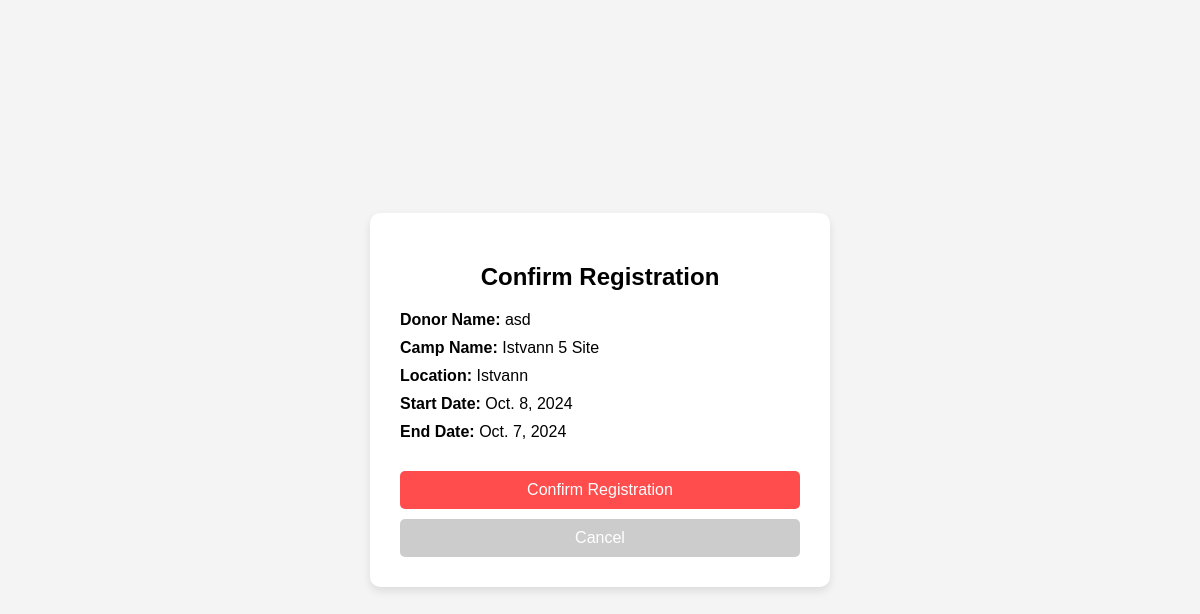
Page /registerCamp/1/ (signed in) on the committed database.
### mini/models.py (models this page shows, shortened)
class Donor(models.Model):
    name = models.CharField(max_length=50,blank=False)
    id = models.IntegerField(primary_key=True,blank=False)
    passwrd = models.CharField(blank=False,max_length=225,default=make_password('LUPERCAL'))
    dob = models.DateField(blank=False)
    weight = models.IntegerField()
    height = models.IntegerField()
    addr = models.CharField(max_length=225)
    blood_type = models.CharField(max_length=3,choices=blood,blank=False)

class Camp(models.Model):
    name = models.CharField(max_length=50,blank=False)
    id = models.IntegerField(primary_key=True,blank=False)
    addr = models.CharField(max_length=225,blank=False)
    loc = models.CharField(max_length=225,blank=False)
    owned = models.ForeignKey(to=Admin,on_delete=models.CASCADE)
    start = models.DateField(blank=False)
    end = models.DateField(blank=False)

### mini/views.py (the view)
# urls.py: path('registerCamp/<int:id>/',views.donor_reg,name='donor_reg'),
def donor_reg(req,id):
    curr_user = req.session.get('user',None)
    curr_camp = models.Camp.objects.filter(id=id)
    if curr_user is None or len(curr_camp)<1: return redirect(reverse('home',kwargs={'error':'Must be logined in'}))
    user = models.Donor.objects.filter(id=curr_user)[0]
    curr_camp=curr_camp[0]
    return reg_form(req,camp=curr_camp,donor=user)

### mini/views.py (called while the page is built)
def reg_form(req,**opt):
    return render(req,'home/donor_reg.html',context=opt)

### mini/templates/home/donor_reg.html (shortened to what this page needs)
<!DOCTYPE html>
<html lang="en">
<head>
</head>
<body>
    <div class="container">
        <h2>Confirm Registration</h2>
        <div class="details">
            <p><strong>Donor Name:</strong> {{ donor.name }}</p>
            <p><strong>Camp Name:</strong> {{ camp.name }}</p>
            <p><strong>Location:</strong> {{ camp.loc }}</p>
            <p><strong>Start Date:</strong> {{ camp.start }}</p>
            <p><strong>End Date:</strong> {{ camp.end }}</p>
        </div>
        <form method="POST" action="{% url 'confirm' donor.id camp.id %}">
            <button type="submit">Confirm Registration</button>
        </form>
        <form action="{% url 'donor_reg' camp.id%}" method="GET">
            <button type="submit" class="cancel-button">Cancel</button>
        </form>
    </div>
</body>
</html>

### mini/templates/home/donor_reg.html (style rules this page uses)
body { font-family: Arial, sans-serif; background-color: #f4f4f4; margin: 0; padding: 0; display: flex; justify-content: center; align-items: center; height: 100vh; }
.container { background-color: white; padding: 30px; border-radius: 10px; box-shadow: 0 4px 8px rgba(0, 0, 0, 0.1); width: 400px; }
h2 { text-align: center; margin-bottom: 20px; }
.details { margin-bottom: 20px; }
.details p { margin: 10px 0; font-size: 16px; }
button { width: 100%; padding: 10px; background-color: #ff4c4c; color: white; border: none; border-radius: 5px; cursor: pointer; font-size: 16px; margin-top: 10px; }
.cancel-button { background-color: #ccc; }

### rows in the picture
Donor: name "asd"
Camp: name "Istvann 5 Site", loc "Istvann", start "Oct. 8, 2024", end "Oct. 7, 2024"
